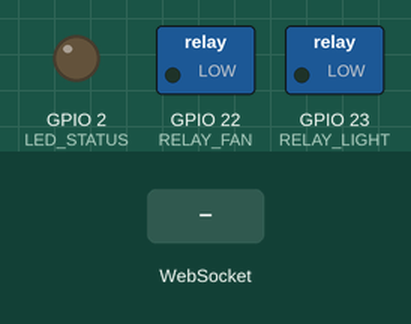
This sketch was run on a simulated ESP32. On the bench: switched loads named in the sketch (green lamp = pin HIGH), output pins drawn as LEDs (lit = HIGH). The inputs (shaded band) are chosen by the test bench. WiFi joins after 1.5 s; servers stay silent unless stated; what the sketch prints to the serial monitor is not drawn.

Above: at 8.8 s.
8.9 s: WebSocket text "JARVIS_ACK" received
At 9.7 s:
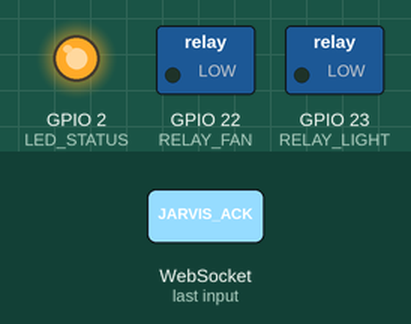
10.4 s: WebSocket text "light" received
11.9 s: WebSocket text "home" received
Timing chart, 0 to 14.9 s (numbered marks = the images above; inputs shaded):
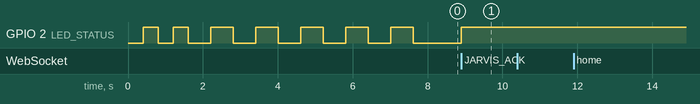

Measured:
- after the input at 8.9 s, GPIO 2 (LED_STATUS): LOW → HIGH at once
- after the input at 10.4 s, every drawn part: stays the same
- after the input at 11.9 s, every drawn part: stays the same

The sketch:

esp32_jarvis.ino
```cpp
/*
 * ==============================================================================
 * ⚡ JARVIS ESP32 SMART HOME NODE (ZERO-CONFIG AUTO-DISCOVERY)
 * ==============================================================================
 * Automatically discovers the Jarvis Phone Server on your Wi-Fi!
 * You NEVER have to configure or hardcode the phone's IP address.
 *
 * Hardware:
 * - ESP32 Dev Module (or ESP8266)
 * - Relay 1: GPIO 23 (Room Light / Desk Lamp)
 * - Relay 2: GPIO 22 (Fan / Appliance)
 * - Onboard LED: GPIO 2 (Status Indicator)
 *
 * Required Libraries (Install via Arduino Library Manager):
 * 1. WebSockets by Markus Sattler
 * 2. ArduinoJson by Benoit Blanchon (v6 or v7)
 * ==============================================================================
 */

#include <WiFi.h>
#include <WiFiUdp.h>
#include <WebSocketsClient.h>
#include <ArduinoJson.h>

// ================= USER CONFIGURATION =================
// Only enter your home Wi-Fi details. That is all!
const char* ssid     = "YOUR_WIFI_SSID";
const char* password = "YOUR_WIFI_PASSWORD";
// =====================================================

// Pin Definitions
const int RELAY_LIGHT = 23;
const int RELAY_FAN   = 22;
const int LED_STATUS  = 2;

// Networking
WiFiUDP udp;
const int UDP_DISCOVERY_PORT = 8764;
String jarvis_ip = "";
int jarvis_port = 8765;

WebSocketsClient webSocket;
bool is_connected = false;

// ----------------- AUTO-DISCOVERY ENGINE -----------------
void discoverJarvis() {
  Serial.println("🔍 Searching for Jarvis Phone Server on local Wi-Fi...");
  udp.begin(UDP_DISCOVERY_PORT);

  int attempts = 0;
  while (jarvis_ip == "" && attempts < 10) {
    attempts++;
    // Broadcast discovery packet to whole subnet
    udp.beginPacket(IPAddress(255, 255, 255, 255), UDP_DISCOVERY_PORT);
    udp.print("JARVIS_DISCOVER");
    udp.endPacket();

    delay(600);

    int packetSize = udp.parsePacket();
    if (packetSize > 0) {
      char packetBuffer[255];
      int len = udp.read(packetBuffer, 254);
      packetBuffer[len] = '\0';
      String msg = String(packetBuffer);

      if (msg.startsWith("JARVIS_ACK")) {
        jarvis_ip = udp.remoteIP().toString();
        int colon = msg.indexOf(':');
        if (colon != -1) {
          jarvis_port = msg.substring(colon + 1).toInt();
        }
        Serial.printf("✨ Found Jarvis automatically at: %s:%d\n", jarvis_ip.c_str(), jarvis_port);
        digitalWrite(LED_STATUS, HIGH);
        break;
      }
    }
    digitalWrite(LED_STATUS, !digitalRead(LED_STATUS)); // Blink while searching
  }

  udp.stop();

  // Fallback if broadcast was blocked by router AP isolation
  if (jarvis_ip == "") {
    jarvis_ip = "192.168.1.100";
    Serial.println("⚠️ Auto-discovery timed out. Falling back to default: 192.168.1.100");
  }
}

// ----------------- WEBSOCKET PROTOCOL -----------------
void webSocketEvent(WStype_t type, uint8_t * payload, size_t length) {
  switch(type) {
    case WStype_DISCONNECTED:
      Serial.println("[WebSocket] Disconnected from Jarvis. Will reconnect...");
      is_connected = false;
      digitalWrite(LED_STATUS, LOW);
      break;

    case WStype_CONNECTED:
      Serial.println("✅ [WebSocket] Connected to Jarvis Home Server!");
      is_connected = true;
      digitalWrite(LED_STATUS, HIGH);
      break;

    case WStype_TEXT: {
      Serial.printf("⚡ [Jarvis Command]: %s\n", payload);

      StaticJsonDocument<256> doc;
      DeserializationError error = deserializeJson(doc, payload);
      if (error) return;

      String target = doc["target"].as<String>();
      String command = doc["command"].as<String>();
      target.toLowerCase();
      command.toLowerCase();

      // --- Light Control ---
      if (target.indexOf("light") != -1 || target.indexOf("home") != -1) {
        if (command.indexOf("on") != -1) {
          digitalWrite(RELAY_LIGHT, HIGH);
          Serial.println("💡 Room Light turned ON");
        } else if (command.indexOf("off") != -1) {
          digitalWrite(RELAY_LIGHT, LOW);
          Serial.println("🌑 Room Light turned OFF");
        }
      }

      // --- Fan / Appliance Control ---
      if (target.indexOf("fan") != -1 || target.indexOf("appliance") != -1) {
        if (command.indexOf("on") != -1) {
          digitalWrite(RELAY_FAN, HIGH);
          Serial.println("💨 Fan turned ON");
        } else if (command.indexOf("off") != -1) {
          digitalWrite(RELAY_FAN, LOW);
          Serial.println("⏹️ Fan turned OFF");
        }
      }
      break;
    }
    default:
      break;
  }
}

void setup() {
  Serial.begin(115200);

  pinMode(RELAY_LIGHT, OUTPUT);
  pinMode(RELAY_FAN, OUTPUT);
  pinMode(LED_STATUS, OUTPUT);

  digitalWrite(RELAY_LIGHT, LOW);
  digitalWrite(RELAY_FAN, LOW);
  digitalWrite(LED_STATUS, LOW);

  // 1. Connect to Home Wi-Fi
  Serial.printf("\nConnecting to Wi-Fi: %s ", ssid);
  WiFi.begin(ssid, password);
  while (WiFi.status() != WL_CONNECTED) {
    delay(400);
    Serial.print(".");
    digitalWrite(LED_STATUS, !digitalRead(LED_STATUS));
  }
  Serial.printf("\n✅ Wi-Fi Connected! ESP32 IP: %s\n", WiFi.localIP().toString().c_str());

  // 2. Discover Jarvis on Wi-Fi automatically
  discoverJarvis();

  // 3. Connect to Jarvis WebSocket Server
  webSocket.begin(jarvis_ip.c_str(), jarvis_port, "/");
  webSocket.onEvent(webSocketEvent);
  webSocket.setReconnectInterval(5000);
}

void loop() {
  webSocket.loop();
}
```
